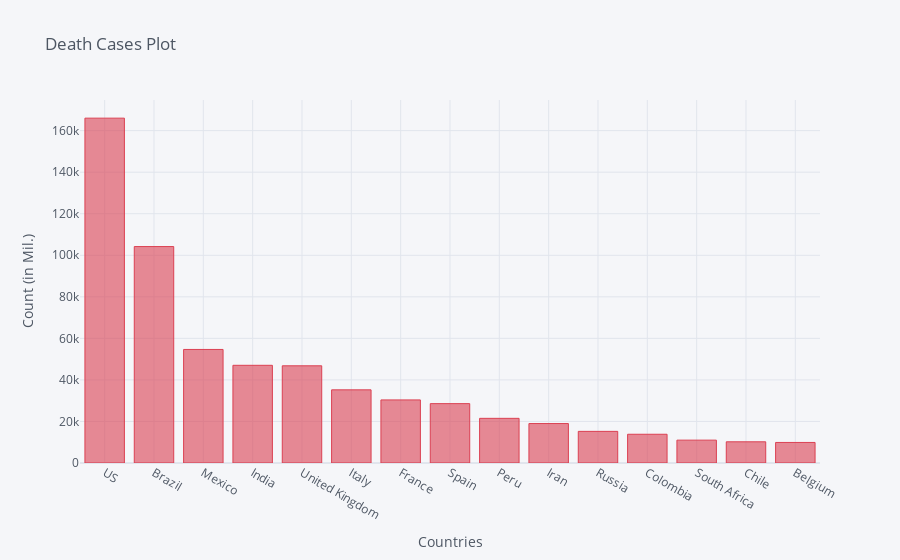

Notebook cell for this chart:
### Code cell
death_df2_plot.iplot(kind='bar', x='Country/Region', y='8/12/20',color='red',
                    title='Death Cases Plot',xTitle='Countries',yTitle='Count (in Mil.)')

### Figure 1 — Plotly figure (JSON) as saved in the notebook; plotly's stock layout.template omitted (floating-point values rounded to 4 significant figures)
{"data": [{"marker": {"color": "rgba(219, 64, 82, 0.6)", "line": {"color": "rgba(219, 64, 82, 1.0)", "width": 1}}, "name": "8/12/20", "orientation": "v", "text": "", "type": "bar", "x": ["US", "Brazil", "Mexico", "India", "United Kingdom", "Italy", "France", "Spain", "Peru", "Iran", "Russia", "Colombia", "South Africa", "Chile", "Belgium"], "y": [166026, 104201, 54666, 47033, 46791, 35225, 30375, 28579, 21501, 18988, 15231, 13837, 11010, 10205, 9900]}], "layout": {"legend": {"bgcolor": "#F5F6F9", "font": {"color": "#4D5663"}}, "paper_bgcolor": "#F5F6F9", "plot_bgcolor": "#F5F6F9", "title": {"font": {"color": "#4D5663"}, "text": "Death Cases Plot"}, "xaxis": {"gridcolor": "#E1E5ED", "showgrid": true, "tickfont": {"color": "#4D5663"}, "title": {"font": {"color": "#4D5663"}, "text": "Countries"}, "zerolinecolor": "#E1E5ED"}, "yaxis": {"gridcolor": "#E1E5ED", "showgrid": true, "tickfont": {"color": "#4D5663"}, "title": {"font": {"color": "#4D5663"}, "text": "Count (in Mil.)"}, "zerolinecolor": "#E1E5ED"}}}
